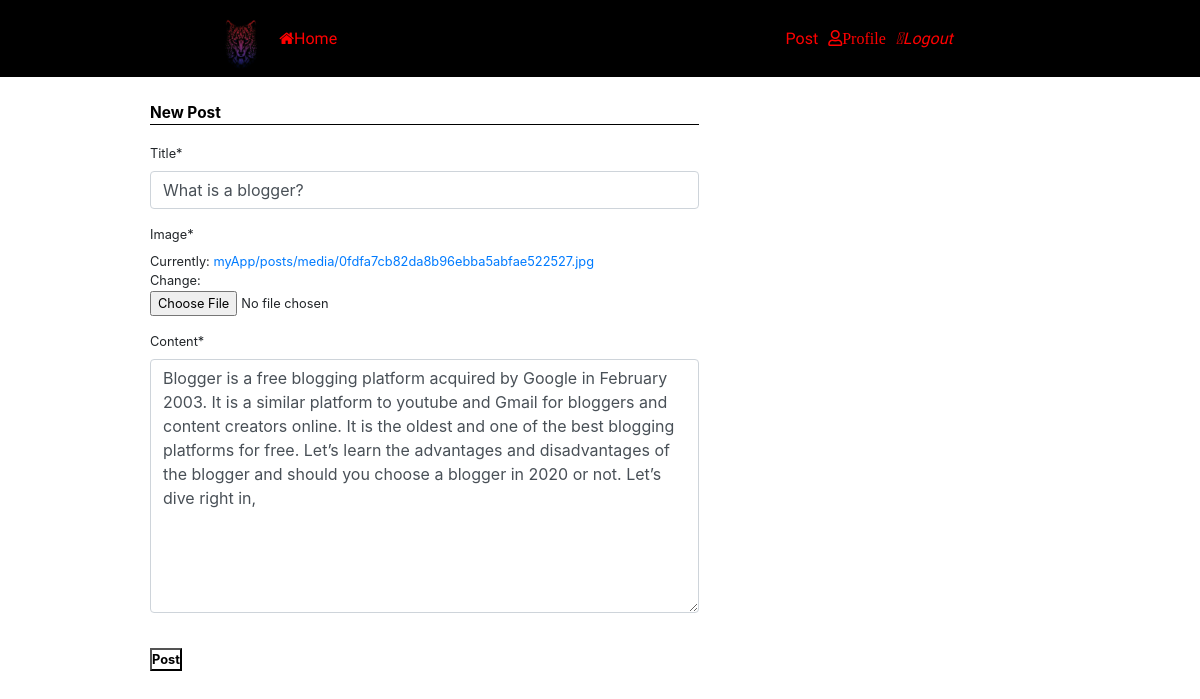
Screenshot of /posts/21/update/ (signed in) with the database file from the repository.
### posts/models.py (models this page shows, shortened)
class postmode(models.Model):
    image = models.ImageField(upload_to='myApp/posts/media/')
    title = models.CharField(max_length=60)
    content = models.TextField()
    date_posted = models.DateTimeField(default=timezone.now)
    author = models.ForeignKey(User, on_delete=models.CASCADE)

### posts/views.py (the view, shortened to what this page needs)
# urls.py: path('<int:id>/update/', views.update_view.as_view(), name='post-update'),
class update_view(LoginRequiredMixin, UserPassesTestMixin, UpdateView):
    form_class = post_form
    template_name = "post_form.html"
    queryset = postmode.objects.all()
    def get_object(self, queryset=None):
        id = self.kwargs.get('id')
        return get_object_or_404(postmode, id=id)
    def test_func(self):
        postmode = self.get_object()
        if self.request.user == postmode.author:
            return True
        else:
            return False

### posts/forms.py
class post_form(forms.ModelForm):
    class Meta:
        model = postmode
        fields = [
            'title',
            'image',
            'content'
        ]

### posts/templates/post_form.html
{% extends "post_base.html" %}
{% load crispy_forms_tags %}
{% block content %}
<body style="background-color: white;">
  <div class="both">
    <form action="." method="POST">{% csrf_token %}
         <fieldset class="field">
             <div class="join">New Post</div>
             <br>
           {{form|crispy}}
             <br>
           <div>
             <button type="submit">Post</button>
           </div>
         </fieldset>
    </form>
  </div>
</body>
{% endblock %}

### posts/static/posts/main.css (style rules this page uses)
* { margin: 0; padding: 0; box-sizing: border-box; }
body { background: rgba(190, 197, 209, 0.4); }
.field { height: 500px; background: white; width: 70%; position: relative; top: 30%; margin: 10px; font-size: 0.8em; text-align: stretch; }
.both { position: relative; bottom: 12%; }
.join { font-weight: bold; font-size: 1.2em; color: black; border-bottom: 1px solid black; }
button { background: white; color: black; font-weight: bold; font-size: 1em; }

### rows the page displays
postmode: title "What is a blogger?", content "Blogger is a free blogging platform acquired by Google in February 2003. It is a similar platform to youtube and Gmail for bloggers and content creators online. It is the oldest and one of the best blogging platforms for free. Let’s learn the advantages and disadvantages of the blogger and should you choose a blogger in 2020 or not. Let’s dive right in,"
